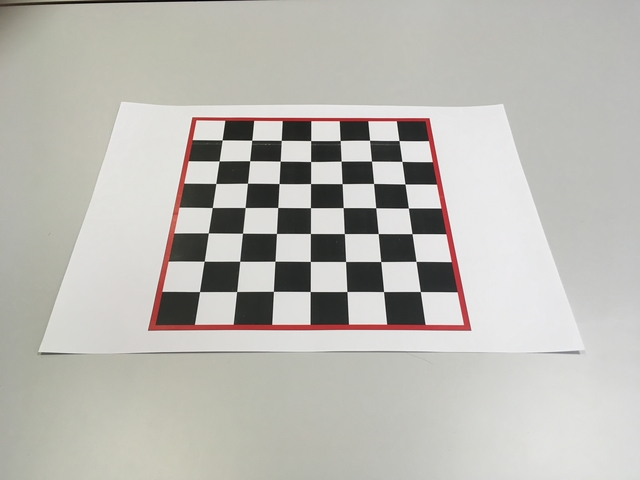
#> input picture perception/Old/PaoloAttempt0602/chessboardPrinted.jpg, 640 x 480 px, found by its file name
$ python Contours.py   (older library calls are emulated)
#> lines starting #> are read from the running program, lines starting #| are printed output that depends on the picture; after the words box and inside, x2 and y2 are one past the last pixel; in counts of white or black regions, pixels touching at a corner belong together
import cv2
import numpy as np


'''
IMAGE INPUT
'''
img = cv2.imread("chessboardPrinted.jpg",1)
#> img is the input picture: shape (480, 640, 3); mean B, G, R 179.6, 185.3, 186.9
# Blur
img = cv2.GaussianBlur(img,(5,5),0)
# Convert to HSV
hsv = cv2.cvtColor(img, cv2.COLOR_BGR2HSV)
#> hsv: shape (480, 640, 3); mean H, S, V 34.9, 12, 187.5
# Convert to grayscale
gray = cv2.cvtColor(img, cv2.COLOR_RGB2GRAY)
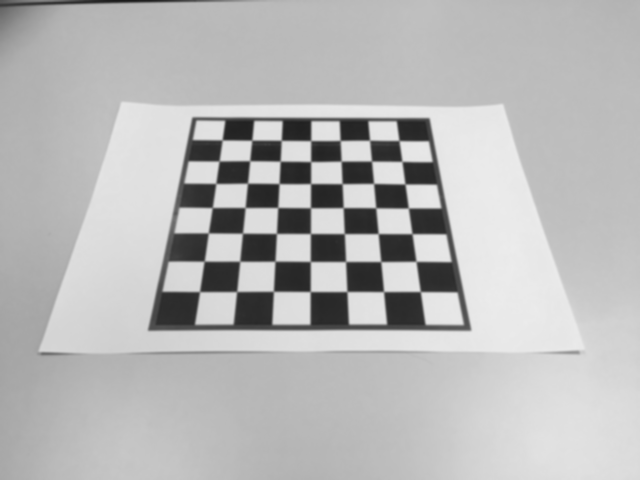
#> gray: shape (480, 640); min 27, max 236, mean 183.8
# HSV Thresholding
res,hsvThresh = cv2.threshold(hsv[:,:,0], 25, 250, cv2.THRESH_BINARY_INV)
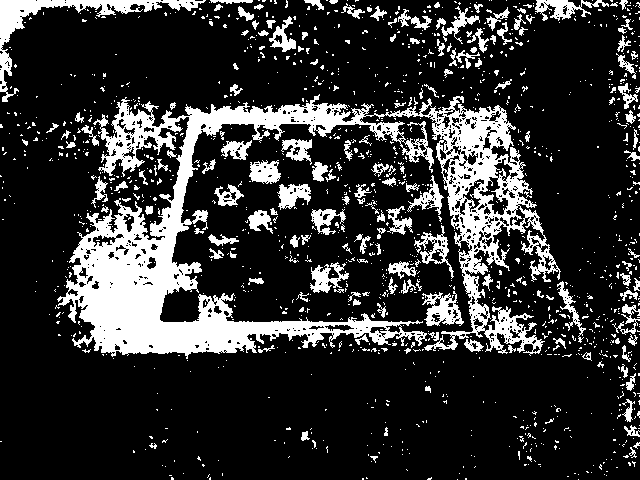
#> hsvThresh: shape (480, 640); values 0 (black) and 250 (white), 19.7% white; 1343 white regions (1178 under 20 px), largest, box (x1, y1, x2, y2) and area: (57, 94, 561, 359) 37204, (0, 0, 206, 102) 2764, (422, 291, 464, 326) 770
# Show adaptively thresholded image
adaptiveThresh = cv2.adaptiveThreshold(gray, 255, cv2.ADAPTIVE_THRESH_GAUSSIAN_C, cv2.THRESH_BINARY, 115, 1)
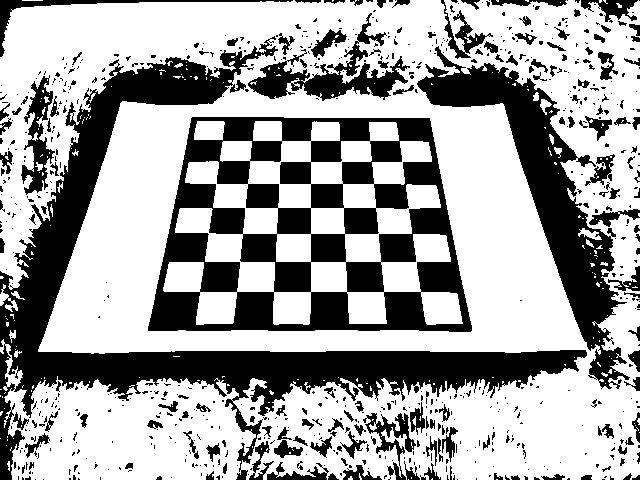
#> adaptiveThresh: shape (480, 640); 64.5% white; 738 black regions (583 under 20 px)
# Show both thresholded images
# cv2.imshow("HSV Thresholded",hsvThresh)
cv2.imshow("Adaptive Thresholding", adaptiveThresh)

'''
IMAGE ANALYSIS
'''

### CHESSBOARD EXTRACTION (Contours)

# Find contours
_, contours, hierarchy = cv2.findContours(adaptiveThresh, cv2.RETR_TREE, cv2.CHAIN_APPROX_SIMPLE)
#> contours = 1125 contours, 933 with area under 20; largest, box (x1, y1, x2, y2) and area: (0, 0, 640, 480) 260146, (147, 116, 473, 333) 60242, (163, 121, 463, 325) 33212, (416, 45, 631, 390) 16634, (247, 40, 411, 102) 4003
# Create copy of original image
imgContours = img.copy()
# Contour detection parameters
index = -1
thickness = 4
color = (255, 0, 255)
# Initialise empty numpy array
objects = np.zeros([img.shape[0], img.shape[1],3], 'uint8')

for c in contours:
    # Area
    area = cv2.contourArea(c)
    # Perimenter
    perimeter = cv2.arcLength(c, True)
    # Filtering the chessboard edge / Error handling as some contours are so small so as to give zero division
    try:
        if (area / perimeter) < 70 and (area / perimeter) > 40:
            # DEBUG statements
            #cv2.drawContours(imgContours, [c], -1, color, 2)
            #print("Area: {}, perimeter: {}".format(area, perimeter))

            # Epsilon parameter needed to fit contour to polygon
            epsilon = 0.1 * perimeter
            # Approximates a polygon from chessboard edge
            chessboardEdge = cv2.approxPolyDP(c, epsilon, True)
            #DEBUG
            #cv2.drawContours(imgContours, [chessboardEdge], -1, color, 2)

            #Draw chessboard edges and assign to region of interest (ROI)
            #roi = cv2.polylines(imgContours,[chessboardEdge],True,(0,255,255),thickness=3)
    except:
        pass
#> this loop made 1125 passes
#> (area, perimeter, epsilon, chessboardEdge) on pass 695: (60242.5, 1030.8, 103.1, [[190, 118], [429, 117], [472, 330], [148, 331]])
#> (area, perimeter) on pass 60: (29, 40.14)

# Show filtered contoured image
cv2.imshow("Filtered Contours", imgContours)

# Create new all black image
mask = np.zeros((img.shape[0], img.shape[1]), 'uint8')
# Copy the chessboard edges as a filled white polygon
cv2.fillConvexPoly(mask, chessboardEdge, 255, 1)
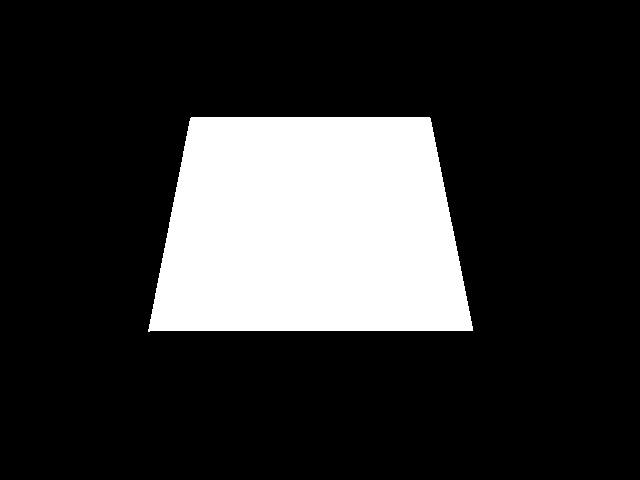
#> mask: shape (480, 640); 19.7% white; 1 white region, box (x1, y1, x2, y2) and area: (148, 117, 473, 332) 60520
# Assign all pixels to out that are white (i.e the polygon, i.e. the chessboard)
extracted = np.zeros_like(img)
extracted[mask == 255] = img[mask == 255]
# Make mask green in order to facilitate removal of the red strip around chessboard
extracted[np.where((extracted==[0,0,0]).all(axis=2))] = [0,100,0]
# Adds same coloured line to remove red strip based on chessboard edge
cv2.polylines(extracted,[chessboardEdge],True,(0,100,0),thickness=6)
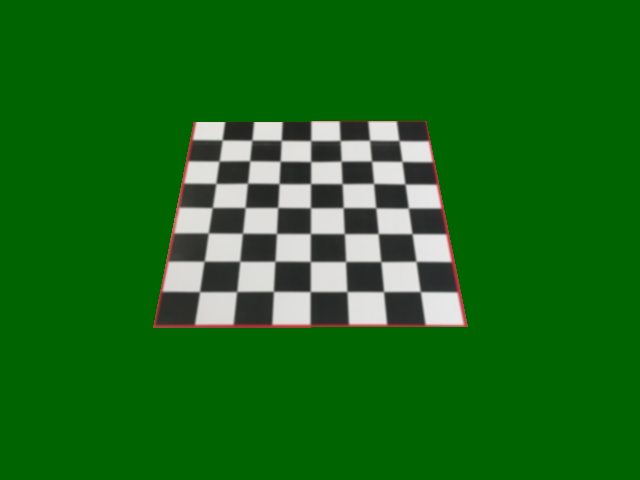
#> extracted: shape (480, 640, 3); mean B, G, R 23.8, 105.9, 25
# Show image
cv2.imshow("Masked", extracted)

### HOUGH LINES

# Canny edge detection
edges = cv2.Canny(extracted, 100, 300)
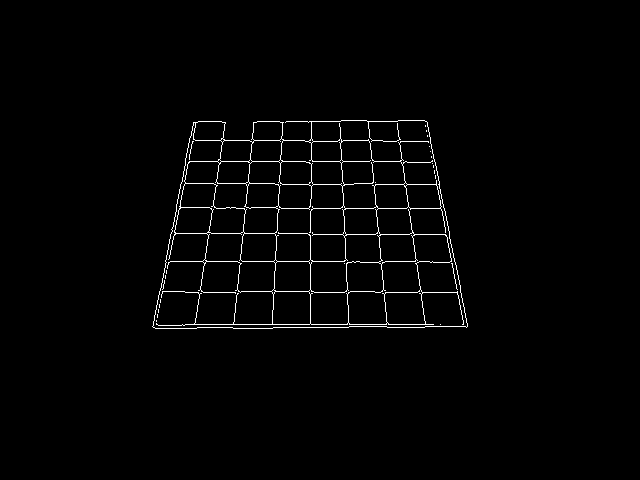
#> edges: shape (480, 640); 1.6% white in thin lines or dots, all inside (x1, y1, x2, y2) = (152, 120, 468, 329)
# Show image
cv2.imshow("Canny",edges)

# [5 lines of commented-out code are left out]


lines = cv2.HoughLinesP(edges,rho = 1,theta = 1*np.pi/180,threshold = 40,
                        minLineLength = 180,maxLineGap = 90)
#> lines = 28 rows, first 6: [153, 324, 467, 324], [165, 261, 454, 261], [159, 291, 460, 291], [176, 208, 444, 208], [185, 161, 434, 161], [180, 184, 439, 184]

N = lines.shape[0]
#> N = 28
# Draw lines on image

hough_threshold_min = int(50.0)
hough_threshold_max = int(150.0)
hough_threshold_step = int(20.0)
for i in range(5):
        lines = cv2.HoughLines(edges, 1, np.pi / 180, hough_threshold_max - (hough_threshold_step * i))
        if lines is None:
            continue

a,b,c = lines.shape
#> a = 53; b = 1; c = 2
for i in range(a):
    rho = lines[i][0][0]
    theta = lines[i][0][1]
    a = np.cos(theta)
    b = np.sin(theta)
    x0, y0 = a*rho, b*rho
    pt1 = ( int(x0+1000*(-b)), int(y0+1000*(a)) )
    pt2 = ( int(x0-1000*(-b)), int(y0-1000*(a)) )
    cv2.line(extracted, pt1, pt2, (0, 0, 255), 2, cv2.LINE_AA)
#> this loop made 53 passes
#> (rho, theta, a, b, x0, y0, pt1, pt2) on passes 1 to 10: (324, 1.57, -4.37e-08, 1, -1.42e-05, 324, (-1000, 323), (999, 324)), (261, 1.57, -4.37e-08, 1, -1.14e-05, 261, (-1000, 260), (999, 261)), (161, 1.57, -4.37e-08, 1, -7.04e-06, 161, (-1000, 160), (999, 161)), (208, 1.57, -4.37e-08, 1, -9.09e-06, 208, (-1000, 207), (999, 208)), (292, 1.57, -4.37e-08, 1, -1.28e-05, 292, (-1000, 291), (999, 292)), (327, 1.57, -4.37e-08, 1, -1.43e-05, 327, (-1000, 326), (999, 327)), (-393, 2.95, -0.982, 0.191, 385.8, -74.99, (194, -1056), (576, 906)), (140, 1.57, -4.37e-08, 1, -6.12e-06, 140, (-1000, 139), (999, 140)), (184, 1.57, -4.37e-08, 1, -8.04e-06, 184, (-1000, 183), (999, 184)), (288, 0.0524, 0.999, 0.0523, 287.6, 15.07, (235, 1013), (339, -983))
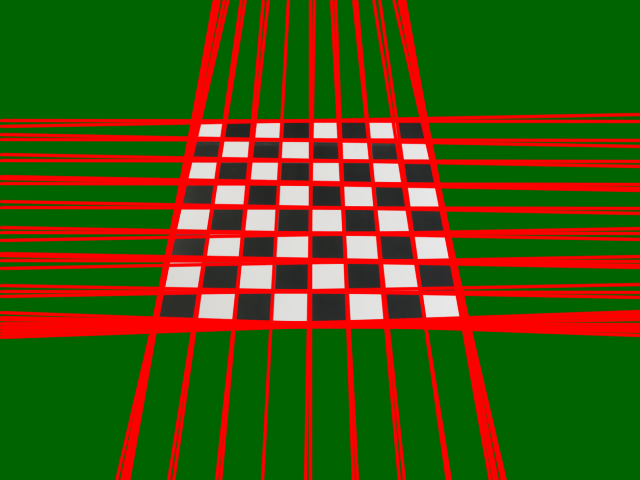
#> extracted: shape (480, 640, 3); mean B, G, R 15.5, 81, 74.2
# Show image
cv2.imshow('Hough lines',extracted)

# [27 lines of commented-out code are left out]
if cv2.waitKey(0) & 0xff == 27:
     # Kill program
#> (key Esc is pressed here)
     cv2.destroyAllWindows()
